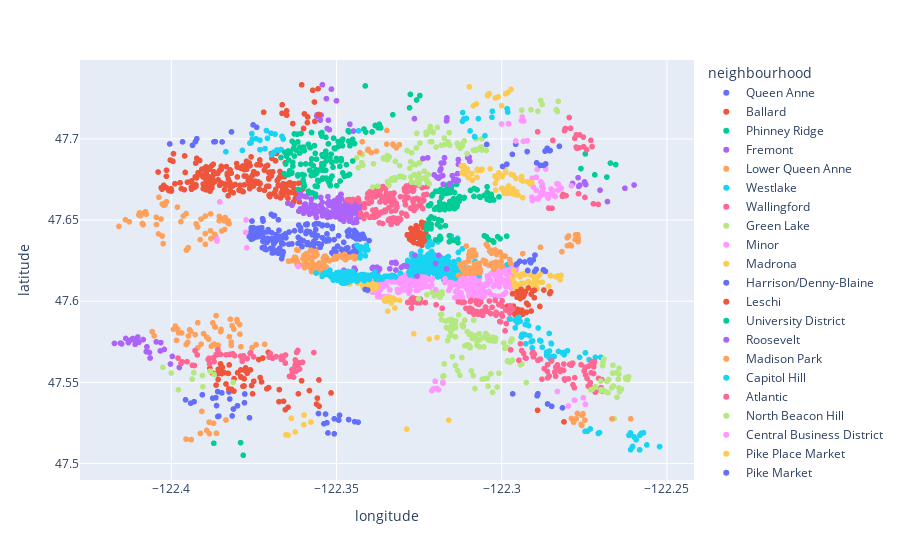

Source (notebook cell):
### Code cell
px.scatter(listings_df.dropna(subset=["neighbourhood"]), x="longitude", y="latitude", color="neighbourhood")
